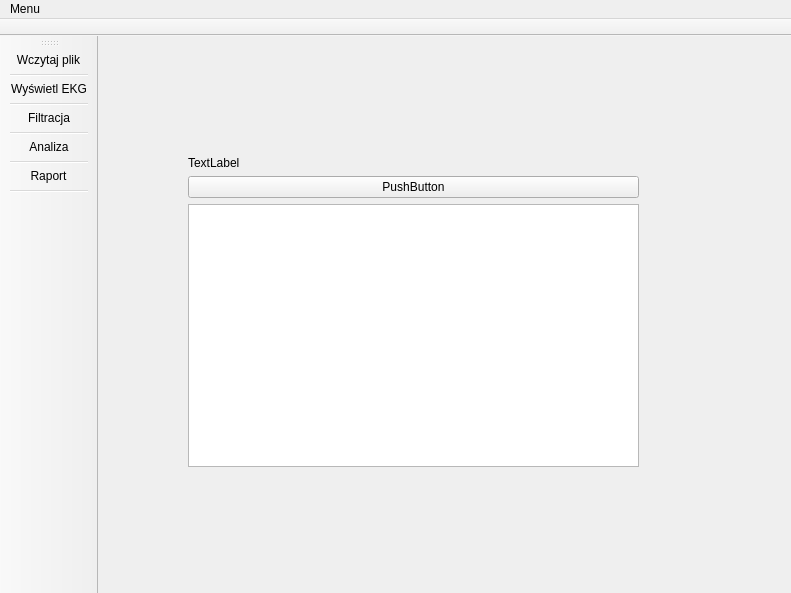
<?xml version="1.0" encoding="UTF-8"?>
<ui version="4.0">
 <class>MainWindow</class>
 <widget class="QMainWindow" name="MainWindow">
  <property name="geometry">
   <rect>
    <x>0</x>
    <y>0</y>
    <width>791</width>
    <height>593</height>
   </rect>
  </property>
  <property name="windowTitle">
   <string>MainWindow</string>
  </property>
  <widget class="QWidget" name="centralwidget">
   <widget class="QWidget" name="verticalLayoutWidget">
    <property name="geometry">
     <rect>
      <x>90</x>
      <y>120</y>
      <width>451</width>
      <height>311</height>
     </rect>
    </property>
    <layout class="QVBoxLayout" name="verticalLayout">
     <item>
      <widget class="QLabel" name="label">
       <property name="text">
        <string>TextLabel</string>
       </property>
      </widget>
     </item>
     <item>
      <widget class="QPushButton" name="pushButtonWczytajPlik">
       <property name="text">
        <string>PushButton</string>
       </property>
      </widget>
     </item>
     <item>
      <widget class="QTextEdit" name="textEdit"/>
     </item>
    </layout>
   </widget>
   <widget class="QStackedWidget" name="stackedWidget">
    <property name="geometry">
     <rect>
      <x>240</x>
      <y>30</y>
      <width>120</width>
      <height>80</height>
     </rect>
    </property>
    <property name="currentIndex">
     <number>0</number>
    </property>
    <widget class="QWidget" name="page_3"/>
    <widget class="QWidget" name="page_4"/>
   </widget>
  </widget>
  <widget class="QToolBar" name="toolBar_2">
   <property name="minimumSize">
    <size>
     <width>0</width>
     <height>0</height>
    </size>
   </property>
   <property name="windowTitle">
    <string>toolBar_2</string>
   </property>
   <property name="iconSize">
    <size>
     <width>90</width>
     <height>70</height>
    </size>
   </property>
   <property name="toolButtonStyle">
    <enum>Qt::ToolButtonStyle::ToolButtonTextUnderIcon</enum>
   </property>
   <attribute name="toolBarArea">
    <enum>LeftToolBarArea</enum>
   </attribute>
   <attribute name="toolBarBreak">
    <bool>false</bool>
   </attribute>
   <addaction name="actionWczytaj_plik"/>
   <addaction name="separator"/>
   <addaction name="actionWy_wietl_EKG"/>
   <addaction name="separator"/>
   <addaction name="actionFiltracja"/>
   <addaction name="separator"/>
   <addaction name="actionAnaliza"/>
   <addaction name="separator"/>
   <addaction name="actionRaport"/>
   <addaction name="separator"/>
  </widget>
  <widget class="QToolBar" name="toolBar">
   <property name="windowTitle">
    <string>toolBar</string>
   </property>
   <property name="movable">
    <bool>false</bool>
   </property>
   <attribute name="toolBarArea">
    <enum>TopToolBarArea</enum>
   </attribute>
   <attribute name="toolBarBreak">
    <bool>false</bool>
   </attribute>
  </widget>
  <widget class="QMenuBar" name="menubar">
   <property name="geometry">
    <rect>
     <x>0</x>
     <y>0</y>
     <width>791</width>
     <height>26</height>
    </rect>
   </property>
   <widget class="QMenu" name="menuMenu">
    <property name="title">
     <string>Menu</string>
    </property>
    <addaction name="actionJak_korzysta_z_aplikacji"/>
    <addaction name="actionWyjd"/>
   </widget>
   <addaction name="menuMenu"/>
  </widget>
  <action name="actionWczytaj_plik">
   <property name="icon">
    <iconset resource="resources.qrc">
     <normaloff>:/images/health-insurance-icon.png</normaloff>:/images/health-insurance-icon.png</iconset>
   </property>
   <property name="text">
    <string>Wczytaj plik</string>
   </property>
  </action>
  <action name="actionWy_wietl_EKG">
   <property name="icon">
    <iconset resource="resources.qrc">
     <normaloff>:/images/ecg-monitoring-icon.png</normaloff>:/images/ecg-monitoring-icon.png</iconset>
   </property>
   <property name="text">
    <string>Wyświetl EKG</string>
   </property>
  </action>
  <action name="actionFiltracja">
   <property name="icon">
    <iconset resource="resources.qrc">
     <normaloff>:/images/sliders-icon.png</normaloff>:/images/sliders-icon.png</iconset>
   </property>
   <property name="text">
    <string>Filtracja</string>
   </property>
  </action>
  <action name="actionAnaliza">
   <property name="checkable">
    <bool>false</bool>
   </property>
   <property name="icon">
    <iconset resource="resources.qrc">
     <normaloff>:/images/market-research-icon.png</normaloff>:/images/market-research-icon.png</iconset>
   </property>
   <property name="text">
    <string>Analiza</string>
   </property>
  </action>
  <action name="actionRaport">
   <property name="icon">
    <iconset resource="resources.qrc">
     <normaloff>:/images/diagnostic-icon.png</normaloff>:/images/diagnostic-icon.png</iconset>
   </property>
   <property name="text">
    <string>Raport</string>
   </property>
  </action>
  <action name="actionWyjd">
   <property name="icon">
    <iconset resource="resources.qrc">
     <normaloff>:/images/close-round-icon.png</normaloff>:/images/close-round-icon.png</iconset>
   </property>
   <property name="text">
    <string>Wyjdź</string>
   </property>
  </action>
  <action name="actionJak_korzysta_z_aplikacji">
   <property name="icon">
    <iconset theme="QIcon::ThemeIcon::HelpFaq"/>
   </property>
   <property name="text">
    <string>Jak korzystać z aplikacji?</string>
   </property>
  </action>
 </widget>
 <resources>
  <include location="resources.qrc"/>
 </resources>
 <connections/>
</ui>
